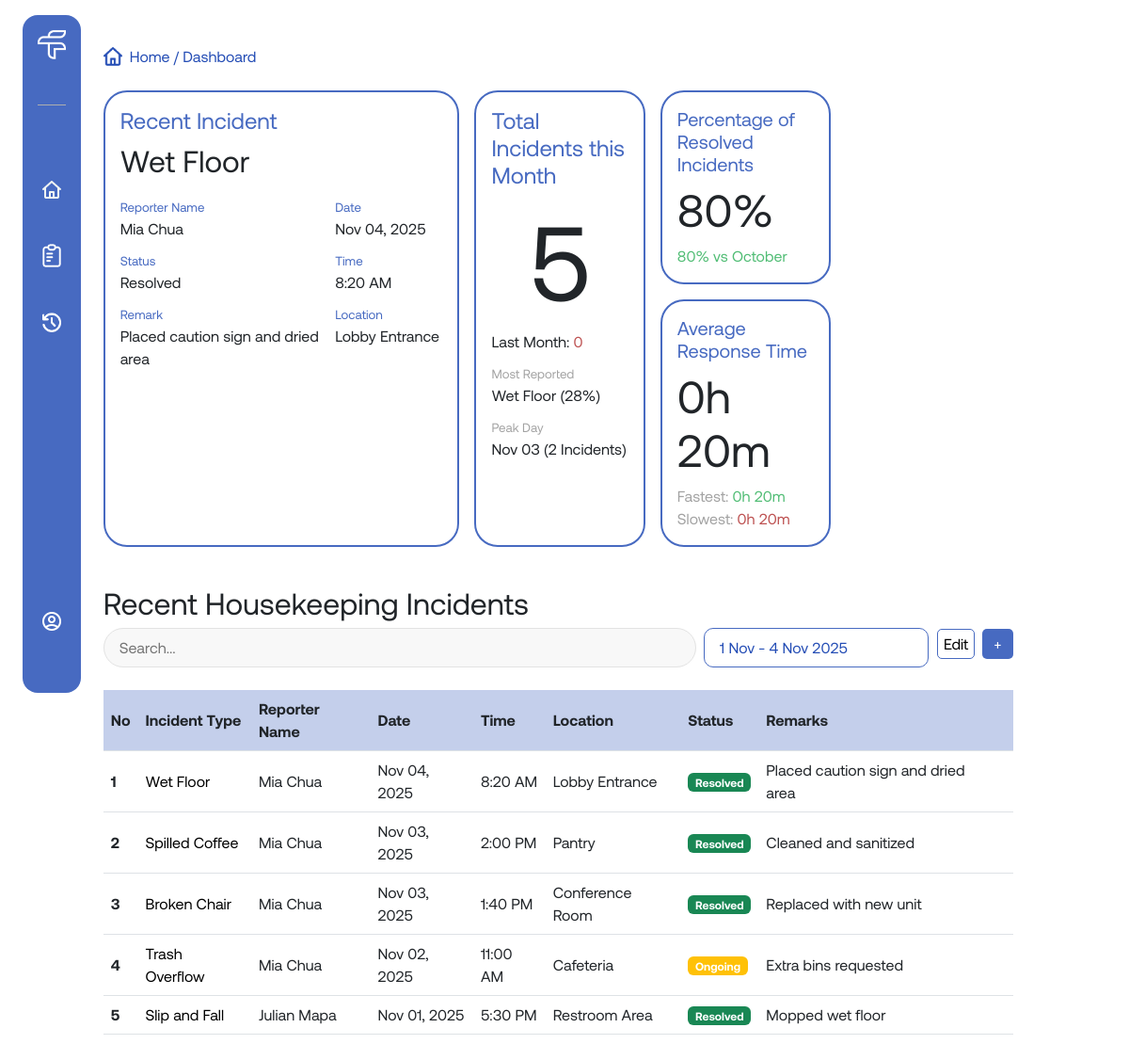
Screenshot of /pages/dashboard.php (signed in) with the database file from the repository.
### tables this page shows
CREATE TABLE incidents (
  incident_id INT(10) AUTO_INCREMENT PRIMARY KEY,
  description VARCHAR(255) NOT NULL,
  location VARCHAR(255) NOT NULL,
  reported_by INT(10),
  role_assigned_to VARCHAR(255),
  status VARCHAR(255) DEFAULT 'Ongoing',
  remarks VARCHAR(255),
  date DATE,
  time TIME,
  FOREIGN KEY (reported_by) REFERENCES users(user_id) ON DELETE SET NULL
);

CREATE TABLE users (
  user_id INT(10) AUTO_INCREMENT PRIMARY KEY,
  name VARCHAR(255) NOT NULL,
  role VARCHAR(255) NOT NULL,
  username VARCHAR(255) UNIQUE NOT NULL,
  password VARCHAR(255) NOT NULL
);

### pages/dashboard.php (the view, shortened to what this page needs)
<?php
    include('../includes/db_connect.php');
    if(isset($_SESSION['user_id'])){
        $user_id = $_SESSION['user_id'] ;
        $sql = "SELECT role FROM users WHERE user_id = $user_id";
        $result = mysqli_query($conn, $sql);
        if($result && mysqli_num_rows($result) > 0){
            $row = mysqli_fetch_assoc($result);
            $user_role = htmlspecialchars($row['role']);
        }
        if ($user_role == 'Admin') {
            $sql = "SELECT incidents.incident_id, incidents.description, users.name AS reporter_name, incidents.location, incidents.date, incidents.time, incidents.status, incidents.remarks
                    FROM incidents
                    LEFT JOIN users ON incidents.reported_by = users.user_id
                    ORDER BY incidents.incident_id DESC
                    LIMIT 5" ;
            $table_header = 'Recent' ;
        } else {
            $sql = "SELECT incidents.incident_id, incidents.description, users.name AS reporter_name, incidents.location, incidents.date, incidents.time, incidents.status, incidents.remarks
                    FROM incidents
                    LEFT JOIN users ON incidents.reported_by = users.user_id
                    WHERE incidents.role_assigned_to = '$user_role'
                    ORDER BY incidents.incident_id DESC
                    LIMIT 5";
            $table_header = "Recent $user_role" ;
        }
        $result_incidents = mysqli_query($conn, $sql);
        if ($user_role == 'Admin') {
            $recent_sql = "
                SELECT incidents.description, incidents.location, incidents.date, incidents.time, incidents.status, incidents.remarks, users.name AS reporter_name
                FROM incidents
                LEFT JOIN users ON incidents.reported_by = users.user_id
                ORDER BY incidents.incident_id DESC
                LIMIT 1
            ";
        } else {
            $recent_sql = "
                SELECT incidents.description, incidents.location, incidents.date, incidents.time, incidents.status, incidents.remarks, users.name AS reporter_name
                FROM incidents
                LEFT JOIN users ON incidents.reported_by = users.user_id
                WHERE incidents.role_assigned_to = '$user_role'
                ORDER BY incidents.incident_id DESC
                LIMIT 1
            ";
        }
        $recent_result = mysqli_query($conn, $recent_sql);
        $recent_incident = null;
        if ($recent_result && mysqli_num_rows($recent_result) > 0) {
            $recent_incident = mysqli_fetch_assoc($recent_result);
        }
        if ($recent_incident) {
            $recent_description = htmlspecialchars($recent_incident['description']);
            $recent_reporter = htmlspecialchars($recent_incident['reporter_name']);
            $recent_status = htmlspecialchars($recent_incident['status']);
            $recent_remarks = htmlspecialchars($recent_incident['remarks']);
            $recent_date = date("M d, Y", strtotime($recent_incident['date']));
            $recent_time = date("g:i A", strtotime($recent_incident['time']));
            $recent_location = htmlspecialchars($recent_incident['location']);
        }
        $role_condition = ($user_role != 'Admin') ? "AND incidents.role_assigned_to = '$user_role'" : "";
        $peak_day_sql = "
            SELECT date, COUNT(*) AS incidents_count
            FROM incidents
            WHERE MONTH(date) = 11 AND YEAR(date) = YEAR(CURDATE()) $role_condition
            GROUP BY date
            ORDER BY incidents_count DESC
            LIMIT 1
        ";
        $peak_day_result = mysqli_query($conn, $peak_day_sql);
        $peak_day = ['date' => '-', 'count' => 0];
        if ($peak_day_result && mysqli_num_rows($peak_day_result) > 0) {
            $row = mysqli_fetch_assoc($peak_day_result);
            $peak_day = [
                'date' => date("M d", strtotime($row['date'])),
                'count' => (int)$row['incidents_count']
            ];
        }
        $oldest_date = '-';
        $newest_date = '-';
        $date_range_sql = "
            SELECT MIN(date) AS oldest, MAX(date) AS newest
            FROM incidents
            WHERE 1=1 $role_condition
        ";
        $date_result = mysqli_query($conn, $date_range_sql);
        if ($date_result && mysqli_num_rows($date_result) > 0) {
            $row = mysqli_fetch_assoc($date_result);
            if ($row['oldest'] && $row['newest']) {
                $oldest_date = date("j M", strtotime($row['oldest']));
                $newest_date = date("j M Y", strtotime($row['newest']));
            }
        }
        function getTotalIncidentsByMonth($conn, $month, $role_condition) {
            $sql = "
                SELECT COUNT(*) AS total_incidents
                FROM incidents
                WHERE MONTH(date) = $month AND YEAR(date) = YEAR(CURDATE()) $role_condition
            ";
            $result = mysqli_query($conn, $sql);
            if ($result && mysqli_num_rows($result) > 0) {
                $row = mysqli_fetch_assoc($result);
                return (int)$row['total_incidents'];
            }
            return 0;
        }
        $november_total   = getTotalIncidentsByMonth($conn, 11, $role_condition);
        $october_total = getTotalIncidentsByMonth($conn, 10, $role_condition);
        function getIncidentCount($conn, $statusCondition, $month, $role_condition) {
            $sql = "SELECT COUNT(*) AS count FROM incidents
                    WHERE $statusCondition AND MONTH(date) = $month $role_condition;";
            $result = mysqli_query($conn, $sql);
            if ($result && mysqli_num_rows($result) > 0) {
                $row = mysqli_fetch_assoc($result);
                return (int)$row['count'];
            }
            return 0;
        }
        $resolved_incidents_this_month   = getIncidentCount($conn, "status = 'Resolved'", 11, $role_condition);
        $resolved_incidents_last_month   = getIncidentCount($conn, "status = 'Resolved'", 10, $role_condition);
        $this_resolved_pct   = $november_total > 0 ? round(($resolved_incidents_this_month / $november_total) * 100, 0) : 0;
        $last_resolved_pct   = $october_total > 0 ? round(($resolved_incidents_last_month / $october_total) * 100, 0) : 0;
        $improvement_pct = round($this_resolved_pct - $last_resolved_pct, 0);
        $improvement_style = $improvement_pct < 0 ? "red-text" : "green-text";
        $sql_response_time = "
            SELECT
                AVG(TIMESTAMPDIFF(MINUTE, isu.old_timestamp, isu.updated_timestamp)) AS avg_minutes,
                MIN(TIMESTAMPDIFF(MINUTE, isu.old_timestamp, isu.updated_timestamp)) AS fastest_minutes,
                MAX(TIMESTAMPDIFF(MINUTE, isu.old_timestamp, isu.updated_timestamp)) AS slowest_minutes
            FROM incident_status_updates AS isu
            JOIN incidents ON isu.incident_id = incidents.incident_id
            WHERE isu.old_status IN ('Unresolved', 'Ongoing')
            AND isu.new_status = 'Resolved'
            $role_condition
        ";
        $response_time_result = mysqli_query($conn, $sql_response_time);
        $response_times = ['avg' => 0, 'fastest' => 0, 'slowest' => 0];
        if ($response_time_result && mysqli_num_rows($response_time_result) > 0) {
            $row = mysqli_fetch_assoc($response_time_result);
            $response_times['avg'] = (int)$row['avg_minutes'];
            $response_times['fastest'] = (int)$row['fastest_minutes'];
            $response_times['slowest'] = (int)$row['slowest_minutes'];
        }
        function format_minutes($minutes) {
            $h = floor($minutes / 60);
            $m = $minutes % 60;
            return "{$h}h {$m}m";
        }
        $avg_time = format_minutes($response_times['avg']);
        $fastest_time = format_minutes($response_times['fastest']);
        $slowest_time = format_minutes($response_times['slowest']);
    }
?>
<!DOCTYPE html>
<html lang="en">
<head>
    <link href="https://cdn.jsdelivr.net/npm/bootstrap@5.3.8/dist/css/bootstrap.min.css" rel="stylesheet">
    <link rel="stylesheet" href="../assets/css/style.css">
</head>
<body>
    <div class="layout d-md-flex w-md-100">
        <?php include('../includes/navbar.php') ?>
        <div class="main-content flex-md-fill p-md-3 pt-md-5">
            <div class="main-content-container w-90 mx-auto mx-md-0 w-md-100">
                <p class="page-info"> <img src="../assets/images/blue-home-icon.png" alt=""><span>Home  /  Dashboard</span></p>
                <div class="dashboard-cards my-4 d-md-grid gap-md-3">
                    <div class="recent-incident dash-card dash-card-left">
                        <h4>Recent Incident</h4>
                        <h2><?= $recent_description ?></h2>
                        <div class="recent-bot-card">
                            <div class="recent-left">
                                <p class="recent-labels">Reporter Name</p>
                                <p><?= $recent_reporter ?></p>
                                <p class="recent-labels">Status</p>
                                <p><?= $recent_status ?></p>
                                <p class="recent-labels">Remark</p>
                                <p><?= $recent_remarks ?></p>
                            </div>
                            <div class="recent-right">
                                <p class="recent-labels">Date</p>
                                <p><?= $recent_date ?></p>
                                <p class="recent-labels">Time</p>
                                <p><?= $recent_time ?></p>
                                <p class="recent-labels">Location</p>
                                <p><?= $recent_location ?></p>
                            </div>
                        </div>
                    </div>
                    <div class="dash-card-right">
                        <div class="total-incidents dash-card">
                            <h4>Total Incidents this Month</h4>
                            <h1 class="text-center"><?= $november_total ?></h1>
                            <p>Last Month: <span class="red-text"><?= $october_total ?></span></p>
                            <p class="total-labels">Most Reported</p>
                            <p>Wet Floor (28%)</p>
                            <p class="total-labels">Peak Day</p>
                            <p><?= $peak_day['date'] ?> (<?= $peak_day['count'] ?> Incidents)</p>
                        </div>
                        <div class="right-right-col">
                            <div class="percentage dash-card">
                                <h4>Percentage of Resolved Incidents</h4>
                                <h2><?= $this_resolved_pct ?>%</h2>
                                <p class="<?= $improvement_style?>"><?= $improvement_pct?>% vs October</p>
                            </div>
                            <div class="average-time dash-card">
                                <h4>Average Response Time</h4>
                                <h2><?= $avg_time?></h2>
                                <p>Fastest: <span class="green-text"><?= $fastest_time?></span></p>
                                <p>Slowest: <span class="red-text"><?= $slowest_time?></span></p>
                            </div>
                        </div>
                    </div>
                </div>
                <h2><?= $table_header?> Incidents</h2>
                <div class="table-search-group">
                    <div class="top-search">
                        <input type="text" placeholder="Search..." id="searchInput">
                        <div class="filter-date">
                            <p><?= $oldest_date ?> - <?= $newest_date ?></p>
                        </div>
                    </div>
                    <div class="bot-search">
                        <button class="edit-btn" id="toggleEditMode">Edit</button>
                        <a href="./add-incident.php">+</a>
                    </div>
                </div>
                <table class="incident-table">
                    <thead>
                    <tr class="header-row">
                        <th scope="col">No</th>
                        <th scope="col">Incident Type</th>
                        <th scope="col">Reporter Name</th>
                        <th scope="col">Date</th>
                        <th scope="col">Time</th>
                        <th scope="col">Location</th>
                        <th scope="col">Status</th>
                        <th scope="col">Remarks</th>
                        <th class="edit-col"></th>
                    </tr>
                    </thead>
                    <tbody>
                        <?php
                            if ($result_incidents && mysqli_num_rows($result_incidents) > 0) {
                                $count = 1;
                                while ($row = mysqli_fetch_array($result_incidents)) {
                                    $incidentId = htmlspecialchars($row['incident_id']);
                                    $description = htmlspecialchars($row['description']);
                                    $reporter = htmlspecialchars($row['reporter_name']);
                                    $location = htmlspecialchars($row['location']);
                                    $date = date("M d, Y", strtotime($row['date']));
                                    $time = date("g:i A", strtotime($row['time']));
                                    $status = htmlspecialchars($row['status']);
                                    $remarks = htmlspecialchars($row['remarks']);
                                    $badgeClass = '';
                                    if ($status == 'Resolved') $badgeClass = 'bg-success';
                                    elseif ($status == 'Ongoing') $badgeClass = 'bg-warning';
                                    else $badgeClass = 'bg-danger';
                                    echo "
                                    <tr data-id='{$incidentId}'>
                                        <th scope='row' data-label='No'>{$count}</th>
                                        <td data-label='Incident Type'>{$description}</td>
                                        <td data-label='Reporter Name'>{$reporter}</td>
                                        <td data-label='Date'>{$date}</td>
                                        <td data-label='Time'>{$time}</td>
                                        <td data-label='Location'>{$location}</td>
                                        <td data-label='Status'><span class='badge {$badgeClass}'>{$status}</span></td>
                                        <td data-label='Remarks'>{$remarks}</td>
                                        <td class='edit-cell'></td>
                                    </tr>
                                    ";
                                    $count++;
                                }
                            } else {
                                echo "
                                <tr>
                                    <td colspan='9' class='text-center'>No incidents found.</td>
                                </tr>";
                            }
                        ?>
                    </tbody>
                </table>
            </div>
        </div>
    </div>
</body>
<?php include('../includes/footer.php') ?>

### rows the page displays
incidents: description "Wet Floor", reported_by.name "Mia Chua", status "Resolved", remarks "Placed caution sign and dried area", date "Nov 04, 2025", time "8:20 AM", location "Lobby Entrance"
users: role "Recent Housekeeping"
incidents: description "Spilled Coffee", reported_by.name "Mia Chua", date "Nov 03, 2025", time "2:00 PM", location "Pantry", status "Resolved", remarks "Cleaned and sanitized"
incidents: description "Broken Chair", reported_by.name "Mia Chua", date "Nov 03, 2025", time "1:40 PM", location "Conference Room", status "Resolved", remarks "Replaced with new unit"
incidents: description "Trash Overflow", reported_by.name "Mia Chua", date "Nov 02, 2025", time "11:00 AM", location "Cafeteria", status "Ongoing", remarks "Extra bins requested"
incidents: description "Slip and Fall", reported_by.name "Julian Mapa", date "Nov 01, 2025", time "5:30 PM", location "Restroom Area", status "Resolved", remarks "Mopped wet floor"

### other values shown
$november_total "5"
$october_total "0"
$peak_day['date'] "Nov 03"
$peak_day['count'] "2"
$this_resolved_pct "80"
$improvement_pct "80"
$avg_time "0h 20m"
$fastest_time "0h 20m"
$slowest_time "0h 20m"
$oldest_date "1 Nov"
$newest_date "4 Nov 2025"
